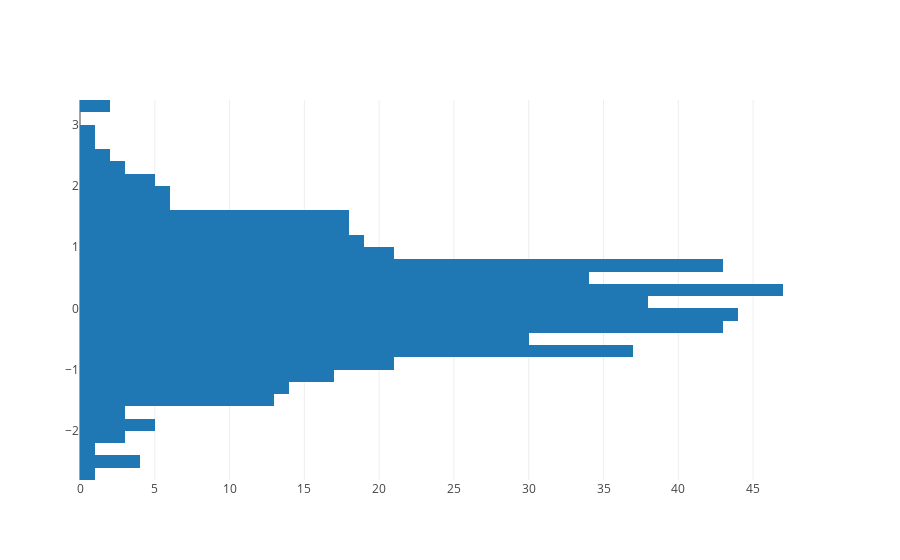

The code cell stored with this chart in its notebook:
### Markdown cell above
# Horizontal Histogram

### Code cell
import plotly.graph_objs as go

import numpy as np

y = np.random.randn(500)
data = [go.Histogram(y=y)]

pyo.iplot(data, filename='horizontal histogram')

### Figure 1 — Plotly figure (JSON) as saved in the notebook; plotly's stock layout.template omitted (floating-point values rounded to 4 significant figures; data arrays with more than 128 entries replaced by an {"elided": "..."} marker saying what was removed)
{"data": [{"type": "histogram", "uid": "bd921eef-8109-4372-ba2d-0de4a14cfc58", "y": {"elided": "500 float values"}}], "layout": {}}
